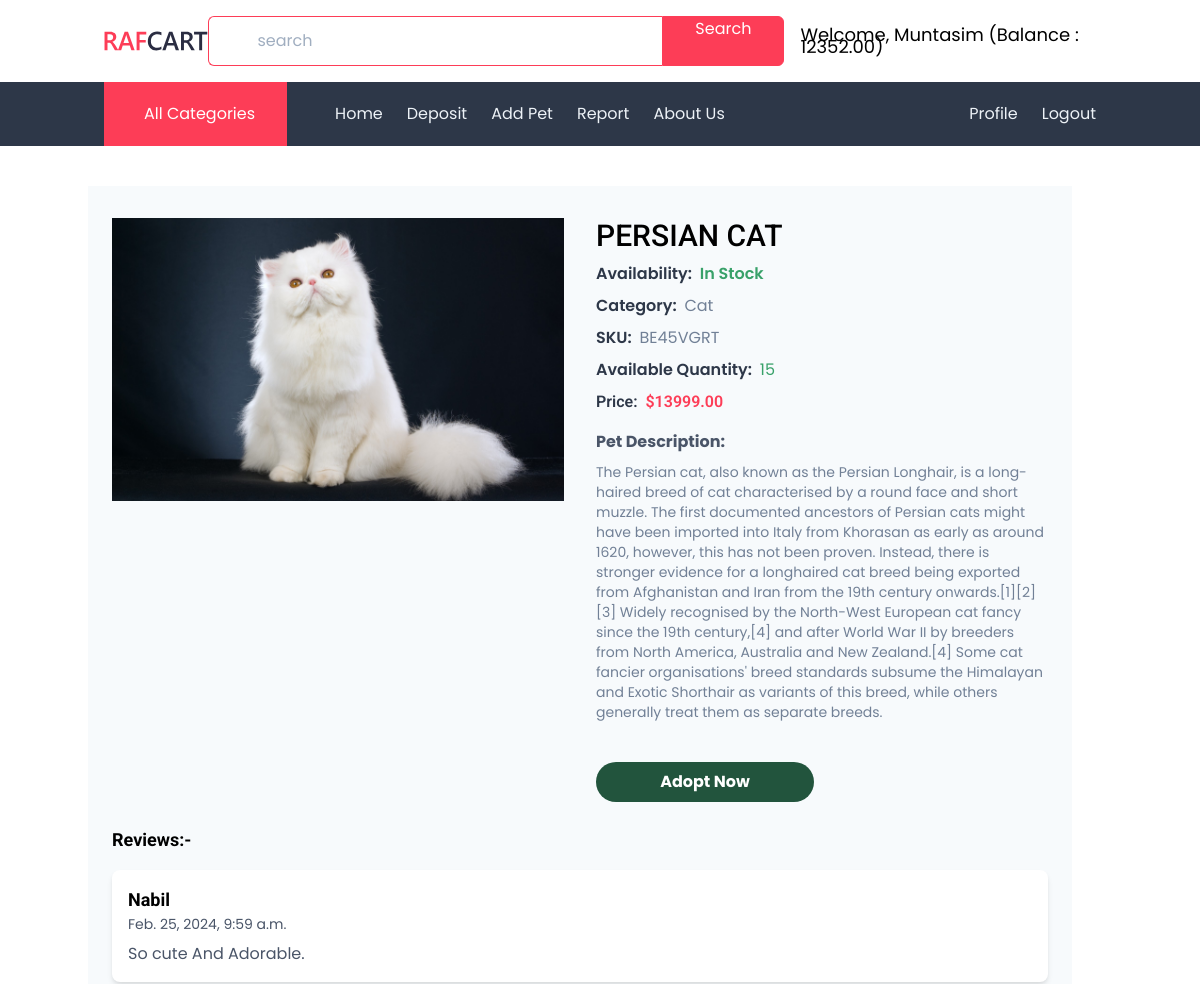
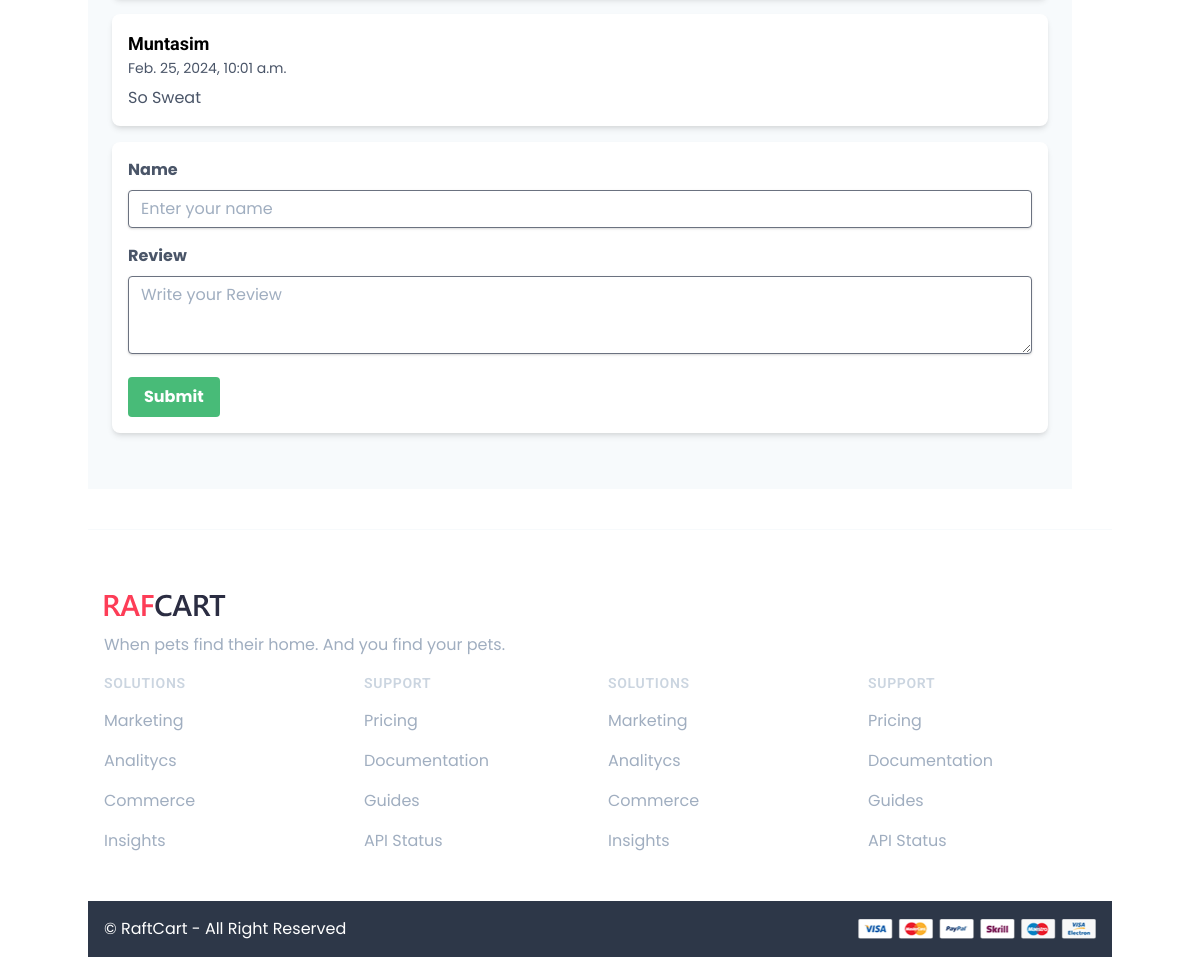
Page /pet/details/29/ (signed in) on the committed database (2 pictures, top to bottom).
### customers/models.py (models this page shows, shortened)
class UserBankAccount(models.Model):
    user = models.OneToOneField(User, related_name='account', on_delete=models.CASCADE)
    account_no = models.IntegerField(unique=True) # account no duijon user er kokhono same hobe na
    birth_date = models.DateField(null=True, blank=True)
    gender = models.CharField(max_length=10, choices=GENDER_TYPE)
    initial_deposite_date = models.DateField(auto_now_add=True)
    balance = models.DecimalField(default=0, max_digits=12, decimal_places=2) # ekjon user 12 digit obdi taka rakhte parbe, dui doshomik ghor obdi rakhte parben 1000.50
    adopts = models.ManyToManyField(Adopt, related_name='adopted_pets')

### pets/models.py (models this page shows, shortened)
class Pet(models.Model):
    pet_title = models.CharField(max_length=50)
    description = models.TextField()
    price =models.DecimalField(decimal_places=2, max_digits = 12)
    category = models.ForeignKey(Category, on_delete=models.CASCADE)
    customer = models.ForeignKey(User, on_delete=models.CASCADE, blank = True, null = True)
    adopted_by = models.ManyToManyField(User, related_name='adopted_pet', blank=True)
    images = models.ImageField(upload_to='pets/media/uploads/')
    quantity = models.PositiveIntegerField(default=1)

class Review(models.Model):
    pet = models.ForeignKey(Pet, on_delete=models.CASCADE, related_name='reviews')
    name = models.CharField(max_length=30)
    Reviews = models.TextField()
    created_on = models.DateTimeField(auto_now_add=True)

### categories/models.py (models this page shows, shortened)
class Category(models.Model):
    category_name = models.CharField(max_length=100)
    slug = models.SlugField(max_length=100,unique=True, null=True, blank=True)

### pets/views.py (the view, shortened to what this page needs)
# urls.py: path('details/<int:id>/', views.DetailPetView.as_view(), name='detail_pet'),
class DetailPetView(View):
    template_name = 'pet_details.html'
    def get(self, request, *args, **kwargs):
        pet = get_object_or_404(Pet, id=self.kwargs['id'])
        reviews = pet.reviews.all()
        review_form = ReviewForm()
        context = {
            'pet': pet,
            'reviews': reviews,
            'review_form': review_form,
        }
        return render(request, self.template_name, context)

### pets/forms.py
class ReviewForm(forms.ModelForm):
    class Meta:
        model = Review
        fields = ['name','Reviews']

### pets/templates/pet_details.html (shortened to what this page needs)
{% extends 'base.html' %} {% load static %} {% load crispy_forms_tags %} {% block head_title %}Pet Details{% endblock %} {% block content %}
<div class="bg-gray-100 dark:bg-gray-100 py-8 mt-10 mb-10 mr-10">
    <div class="max-w-6xl mx-auto px-4 sm:px-6 lg:px-8">
        <div class="flex flex-col md:flex-row -mx-6">
            <div class="md:flex-1 px-4">
                <div class="h-[460px] rounded-lg bg-gray-300 dark:bg-gray-700 mb-4">
                    <img class="w-full h-full object-cover" src="{{pet.images.url}}" alt="Pet Image">
                </div>
            </div>
            <div class="md:flex-1 px-4">
                <h2 class="text-3xl font-medium uppercase mb-2">{{pet.pet_title}}</h2>
                <div class="flex mb-4">
                    <div class="space-y-2">
                        <p class="text-gray-800 font-semibold space-x-1">
                            <span>Availability: </span>
                            <span class="text-green-600">In Stock</span>
                        </p>
                        <p class="space-x-1">
                            <span class="text-gray-800 font-semibold">Category: </span>
                            <span class="text-gray-600">{{pet.category.category_name}}</span>
                        </p>
                        <p class="space-x-1">
                            <span class="text-gray-800 font-semibold">SKU: </span>
                            <span class="text-gray-600">BE45VGRT</span>
                        </p>
                        <p class="space-x-1">
                            <span class="text-gray-800 font-semibold">Available Quantity: </span>
                            <span class="text-green-600">{{pet.quantity}}</span>
                        </p>
                        <p class="space-x-1  font-roboto">
                            <span class="text-gray-800 font-semibold">Price:</span>
                            <span class="text-primary font-semibold">${{pet.price}}</span>
                        </p>
                    </div>
                </div>
                <div>
                    <span class="font-bold text-gray-700 dark:text-gray-300">Pet Description:</span>
                    <p class="text-gray-600 dark:text-gray-300 text-sm mt-2">{{pet.description}}</p>
                </div>
                <div class="flex -mx-2 mt-10  align-items: center">
                    <div class="w-1/2 px-2">
                    {% if user.is_authenticated %}
                        <form method="post" action="{% url 'adopt_pet' pet.id %}">
                            <button type ="submit" class="w-full bg-green-900 dark:bg-green-600 text-white py-2 px-2 mr-1  rounded-full font-bold hover:bg-yellow-500 dark:hover:bg-yellow-300">Adopt Now</button>
                        </form>
                    {% endif %}
                    </div>
                </div>
            </div>
        </div>
    </div>
    <div class="bg-gray-100 p-6">
        <h2 class="text-lg font-bold mb-4">Reviews:-</h2>
        {% for review in reviews %}
        <div class="flex flex-col space-y-4">
            <div class="bg-white p-4 rounded-lg shadow-md">
                <h3 class="text-lg font-bold">{{review.name}}</h3>
                <p class="text-gray-700 text-sm mb-2">{{review.created_on}}</p>
                <p class="text-gray-700">{{review.Reviews}}</p>
            </div>
        {% endfor %}
        <form method="post" action="{% url 'post_review' pet.id %}" class="bg-white p-4 rounded-lg shadow-md">
            <div class="mb-4">
                <label class="block text-gray-700 font-bold mb-2" for="name">Name</label>
                <input class="shadow appearance-none border rounded w-full py-2 px-3 text-gray-700 leading-tight focus:outline-none focus:shadow-outline" id="name" name="name" type="text" placeholder="Enter your name">
            </div>
            <div class="mb-4">
                <label class="block text-gray-700 font-bold mb-2" for="comment">Review</label>
                <textarea class="shadow appearance-none border rounded w-full py-2 px-3 text-gray-700 leading-tight focus:outline-none focus:shadow-outline" id="comment" name="Reviews" rows="3" placeholder="Write your Review"></textarea>
            </div>
            <button type="submit" class="bg-green-500 hover:bg-green-700 text-white font-bold py-2 px-4 rounded focus:outline-none focus:shadow-outline">Submit</button>
        </form>
        </div>
    </div>
</div>
{% endblock %}

### core/templates/navbar.html (shortened to what this page needs)
{%load static%}
 <header class="py-4 shadow-sm bg-white">
    <div class="container flex items-center justify-between">
        <a href="{% url 'home' %}">
            <img src="{% static 'images/logo.svg' %}" alt="Logo" class="w-32">
        </a>
        <div class="w-full max-w-xl relative flex">
            <input type="text" name="search" id="search"
                class="w-full border border-primary border-r-0 pl-12 py-3 pr-3 rounded-l-md focus:outline-none hidden md:flex"
                placeholder="search">
            <button
                class="bg-primary border border-primary text-white px-8 rounded-r-md hover:bg-transparent hover:text-primary transition hidden md:flex">Search</button>
        </div>
        <div class="flex items-center space-x-4">
             {% if request.user.is_authenticated %}
                <div class="text-lg leading-3 text-black-700 capitalize">Welcome, {{ request.user.first_name }} (balance : {{request.user.account.balance}})</div>
            {% endif %}
        </div>
    </div>
</header>
<nav class="bg-gray-800">
    <div class="container flex">
        <div class="px-8 py-4 bg-primary md:flex items-center cursor-pointer relative group hidden">
            <span class="capitalize ml-2 text-white ">All Categories</span>
            </div>
        <div class="flex items-center justify-between flex-grow md:pl-12 py-5 ">
            <div class="flex items-center space-x-6 capitalize">
                <a href="{% url 'home' %}" class="text-gray-200 hover:text-white transition">Home</a>
                {% if request.user.is_authenticated %}
                    <a href="{% url 'deposit_money' %}" class="text-gray-200 hover:text-white transition">Deposit</a>
                    <a href="{% url 'add_pet' %}" class="text-gray-200 hover:text-white transition">Add Pet</a>
                    <a href="{% url 'report' %}" class="text-gray-200 hover:text-white transition">Report</a>
                {%endif%}
                <a href="{% url 'about' %}" class="text-gray-200 hover:text-white transition">About Us</a>
            </div>
            <div class="flex items-center space-x-6 capitalize">
                {% if request.user.is_authenticated %}
                    <a href="{% url 'profile' %}" class="text-gray-200 hover:text-white transition">Profile</a>
                    <a href="{% url 'logout' %}" class="text-gray-200 hover:text-white transition">Logout</a>
                {% else %}
                    <a href="{% url 'register' %}" class="text-gray-200 hover:text-white transition">Register</a>
                    <a href="{% url 'login' %}" class="text-gray-200 hover:text-white transition">Login</a>
                {%endif%}
            </div>
        </div>
    </div>
</nav>

### rows in the picture
Pet: images (picture), pet_title "PERSIAN CAT", category.category_name "Cat", quantity "15", price "13999.00", description "The Persian cat, also known as the Persian Longhair, is a long-haired breed of cat characterised by a round face and short muzzle. The first documented ancestors of Persian cats might have been imported into Italy from Khorasan as early as around 1620, however, this has not been proven. Instead, there is stronger evidence for a longhaired cat breed being exported from Afghanistan and Iran from the 19th century onwards.[1][2][3] Widely recognised by the North-West European cat fancy since the 19th century,[4] and after World War II by breeders from North America, Australia and New Zealand.[4] Some cat fancier organisations' breed standards subsume the Himalayan and Exotic Shorthair as…"
Review: name "Nabil", created_on "Feb. 25, 2024, 9:59 a.m.", Reviews "So cute And Adorable."
Review: name "Muntasim", created_on "Feb. 25, 2024, 10:01 a.m.", Reviews "So Sweat"

### other values in the picture
{{ request.user.first_name }} "Muntasim"
{{ request.user.account.balance }} "12352.00"
